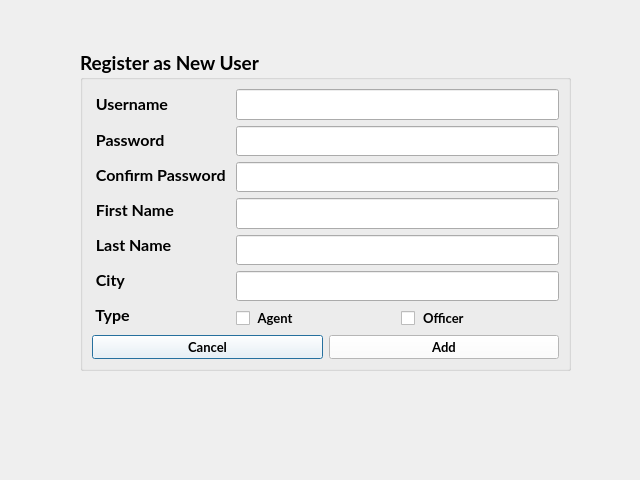
<?xml version="1.0" encoding="UTF-8"?>
<ui version="4.0">
 <class>Dialog_Register</class>
 <widget class="QDialog" name="Dialog_Register">
  <property name="geometry">
   <rect>
    <x>0</x>
    <y>0</y>
    <width>640</width>
    <height>480</height>
   </rect>
  </property>
  <property name="windowTitle">
   <string>Dialog</string>
  </property>
  <property name="modal">
   <bool>true</bool>
  </property>
  <widget class="QGroupBox" name="groupBox">
   <property name="geometry">
    <rect>
     <x>80</x>
     <y>50</y>
     <width>491</width>
     <height>321</height>
    </rect>
   </property>
   <property name="font">
    <font>
     <family>Lato</family>
     <pointsize>14</pointsize>
     <weight>75</weight>
     <bold>true</bold>
    </font>
   </property>
   <property name="title">
    <string>Register as New User</string>
   </property>
   <layout class="QGridLayout" name="gridLayout_3">
    <item row="0" column="0">
     <layout class="QVBoxLayout" name="verticalLayout">
      <item>
       <layout class="QGridLayout" name="gridLayout_2">
        <item row="2" column="0">
         <widget class="QLabel" name="label">
          <property name="font">
           <font>
            <family>Lato</family>
            <pointsize>12</pointsize>
            <weight>75</weight>
            <bold>true</bold>
           </font>
          </property>
          <property name="text">
           <string> Confirm Password </string>
          </property>
         </widget>
        </item>
        <item row="0" column="1" rowspan="7">
         <layout class="QGridLayout" name="gridLayout">
          <item row="0" column="0">
           <widget class="QLineEdit" name="lineEdit"/>
          </item>
          <item row="4" column="0">
           <widget class="QLineEdit" name="lineEdit_5"/>
          </item>
          <item row="6" column="0">
           <layout class="QHBoxLayout" name="horizontalLayout">
            <item>
             <widget class="QCheckBox" name="checkBox">
              <property name="font">
               <font>
                <family>Lato</family>
                <pointsize>10</pointsize>
                <weight>75</weight>
                <bold>true</bold>
               </font>
              </property>
              <property name="text">
               <string> Agent </string>
              </property>
             </widget>
            </item>
            <item>
             <widget class="QCheckBox" name="checkBox_2">
              <property name="font">
               <font>
                <family>Lato</family>
                <pointsize>10</pointsize>
                <weight>75</weight>
                <bold>true</bold>
               </font>
              </property>
              <property name="text">
               <string> Officer</string>
              </property>
             </widget>
            </item>
           </layout>
          </item>
          <item row="1" column="0">
           <widget class="QLineEdit" name="lineEdit_2">
            <property name="echoMode">
             <enum>QLineEdit::Password</enum>
            </property>
           </widget>
          </item>
          <item row="2" column="0">
           <widget class="QLineEdit" name="lineEdit_3"/>
          </item>
          <item row="3" column="0">
           <widget class="QLineEdit" name="lineEdit_4"/>
          </item>
          <item row="5" column="0">
           <widget class="QLineEdit" name="lineEdit_6"/>
          </item>
         </layout>
        </item>
        <item row="3" column="0">
         <widget class="QLabel" name="label_firstName">
          <property name="font">
           <font>
            <family>Lato</family>
            <pointsize>12</pointsize>
            <weight>75</weight>
            <bold>true</bold>
           </font>
          </property>
          <property name="text">
           <string> First Name </string>
          </property>
         </widget>
        </item>
        <item row="5" column="0">
         <widget class="QLabel" name="label_userCity">
          <property name="font">
           <font>
            <family>Lato</family>
            <pointsize>12</pointsize>
            <weight>75</weight>
            <bold>true</bold>
           </font>
          </property>
          <property name="text">
           <string> City</string>
          </property>
         </widget>
        </item>
        <item row="1" column="0">
         <widget class="QLabel" name="label_rPass">
          <property name="font">
           <font>
            <family>Lato</family>
            <pointsize>12</pointsize>
            <weight>75</weight>
            <bold>true</bold>
           </font>
          </property>
          <property name="text">
           <string> Password</string>
          </property>
         </widget>
        </item>
        <item row="4" column="0">
         <widget class="QLabel" name="label_lastName">
          <property name="font">
           <font>
            <family>Lato</family>
            <pointsize>12</pointsize>
            <weight>75</weight>
            <bold>true</bold>
           </font>
          </property>
          <property name="text">
           <string> Last Name</string>
          </property>
         </widget>
        </item>
        <item row="0" column="0">
         <widget class="QLabel" name="label_rUser">
          <property name="font">
           <font>
            <family>Lato</family>
            <pointsize>12</pointsize>
            <weight>75</weight>
            <bold>true</bold>
           </font>
          </property>
          <property name="text">
           <string> Username </string>
          </property>
         </widget>
        </item>
        <item row="6" column="0">
         <widget class="QLabel" name="label_userType">
          <property name="font">
           <font>
            <family>Lato</family>
            <pointsize>12</pointsize>
            <weight>75</weight>
            <bold>true</bold>
           </font>
          </property>
          <property name="text">
           <string> Type</string>
          </property>
         </widget>
        </item>
       </layout>
      </item>
      <item>
       <layout class="QHBoxLayout" name="horizontalLayout_2">
        <item>
         <widget class="QPushButton" name="pushButton_rcancel">
          <property name="font">
           <font>
            <family>Lato</family>
            <pointsize>10</pointsize>
            <weight>75</weight>
            <italic>false</italic>
            <bold>true</bold>
           </font>
          </property>
          <property name="styleSheet">
           <string notr="true">background-color: rgb(255, 255, 255);
</string>
          </property>
          <property name="text">
           <string>Cancel</string>
          </property>
         </widget>
        </item>
        <item>
         <widget class="QPushButton" name="pushButton_add">
          <property name="font">
           <font>
            <family>Lato</family>
            <pointsize>10</pointsize>
            <weight>75</weight>
            <bold>true</bold>
           </font>
          </property>
          <property name="styleSheet">
           <string notr="true">background-color: rgb(255, 255, 255);</string>
          </property>
          <property name="text">
           <string>Add</string>
          </property>
         </widget>
        </item>
       </layout>
      </item>
     </layout>
    </item>
   </layout>
  </widget>
  <widget class="QLabel" name="label_2">
   <property name="geometry">
    <rect>
     <x>-50</x>
     <y>-60</y>
     <width>731</width>
     <height>581</height>
    </rect>
   </property>
   <property name="styleSheet">
    <string notr="true">image: url(:/newPrefix/n-n-BtbjCFUvBXs-unsplash.jpg);</string>
   </property>
   <property name="text">
    <string/>
   </property>
  </widget>
  <zorder>label_2</zorder>
  <zorder>groupBox</zorder>
 </widget>
 <resources>
  <include location="source.qrc"/>
 </resources>
 <connections/>
</ui>
